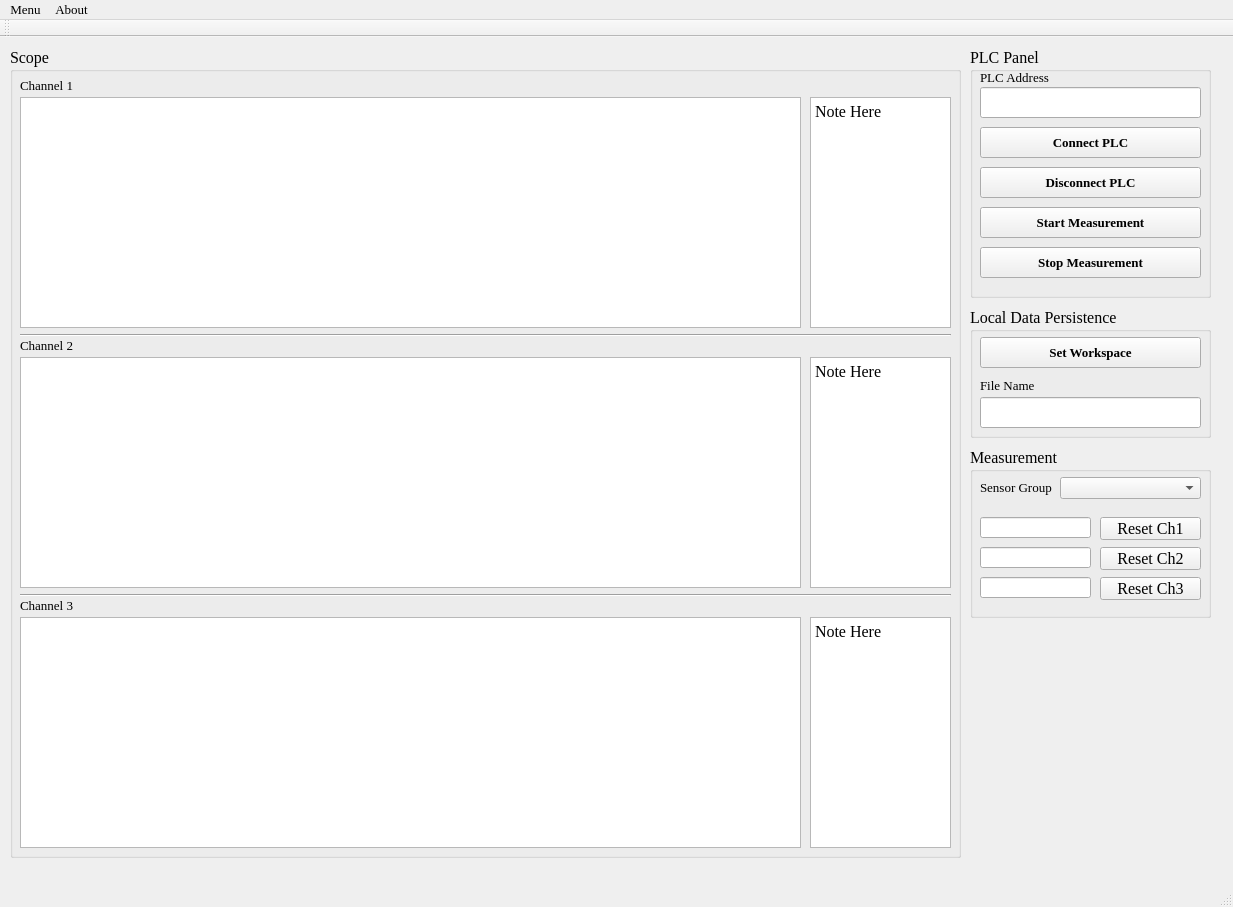
<?xml version="1.0" encoding="UTF-8"?>
<ui version="4.0">
 <class>ForceMonitorQtClass</class>
 <widget class="QMainWindow" name="ForceMonitorQtClass">
  <property name="geometry">
   <rect>
    <x>0</x>
    <y>0</y>
    <width>1233</width>
    <height>907</height>
   </rect>
  </property>
  <property name="font">
   <font>
    <family>Times New Roman</family>
    <pointsize>12</pointsize>
   </font>
  </property>
  <property name="windowTitle">
   <string>ForceMonitorQt</string>
  </property>
  <widget class="QWidget" name="centralWidget">
   <widget class="QGroupBox" name="groupBox">
    <property name="geometry">
     <rect>
      <x>970</x>
      <y>10</y>
      <width>241</width>
      <height>251</height>
     </rect>
    </property>
    <property name="font">
     <font>
      <family>Times New Roman</family>
      <pointsize>12</pointsize>
     </font>
    </property>
    <property name="title">
     <string>PLC Panel</string>
    </property>
    <widget class="QPushButton" name="pushButton_4">
     <property name="geometry">
      <rect>
       <x>10</x>
       <y>200</y>
       <width>221</width>
       <height>31</height>
      </rect>
     </property>
     <property name="font">
      <font>
       <family>Times New Roman</family>
       <pointsize>10</pointsize>
       <weight>75</weight>
       <bold>true</bold>
      </font>
     </property>
     <property name="text">
      <string>Stop Measurement</string>
     </property>
    </widget>
    <widget class="QPushButton" name="pushButton">
     <property name="geometry">
      <rect>
       <x>10</x>
       <y>80</y>
       <width>221</width>
       <height>31</height>
      </rect>
     </property>
     <property name="font">
      <font>
       <family>Times New Roman</family>
       <pointsize>10</pointsize>
       <weight>75</weight>
       <bold>true</bold>
      </font>
     </property>
     <property name="text">
      <string>Connect PLC</string>
     </property>
    </widget>
    <widget class="QPushButton" name="pushButton_2">
     <property name="geometry">
      <rect>
       <x>10</x>
       <y>120</y>
       <width>221</width>
       <height>31</height>
      </rect>
     </property>
     <property name="font">
      <font>
       <family>Times New Roman</family>
       <pointsize>10</pointsize>
       <weight>75</weight>
       <bold>true</bold>
      </font>
     </property>
     <property name="text">
      <string>Disconnect PLC</string>
     </property>
    </widget>
    <widget class="QPushButton" name="pushButton_3">
     <property name="geometry">
      <rect>
       <x>10</x>
       <y>160</y>
       <width>221</width>
       <height>31</height>
      </rect>
     </property>
     <property name="font">
      <font>
       <family>Times New Roman</family>
       <pointsize>10</pointsize>
       <weight>75</weight>
       <bold>true</bold>
      </font>
     </property>
     <property name="text">
      <string>Start Measurement</string>
     </property>
    </widget>
    <widget class="QLineEdit" name="lineEdit">
     <property name="geometry">
      <rect>
       <x>10</x>
       <y>40</y>
       <width>221</width>
       <height>31</height>
      </rect>
     </property>
     <property name="sizePolicy">
      <sizepolicy hsizetype="Preferred" vsizetype="Preferred">
       <horstretch>0</horstretch>
       <verstretch>0</verstretch>
      </sizepolicy>
     </property>
     <property name="font">
      <font>
       <family>Times New Roman</family>
       <pointsize>10</pointsize>
      </font>
     </property>
    </widget>
    <widget class="QLabel" name="label">
     <property name="geometry">
      <rect>
       <x>10</x>
       <y>20</y>
       <width>91</width>
       <height>21</height>
      </rect>
     </property>
     <property name="font">
      <font>
       <family>Times New Roman</family>
       <pointsize>10</pointsize>
       <weight>50</weight>
       <bold>false</bold>
      </font>
     </property>
     <property name="text">
      <string>PLC Address</string>
     </property>
    </widget>
   </widget>
   <widget class="QGroupBox" name="groupBox_2">
    <property name="geometry">
     <rect>
      <x>10</x>
      <y>10</y>
      <width>951</width>
      <height>811</height>
     </rect>
    </property>
    <property name="title">
     <string>Scope</string>
    </property>
    <widget class="QChartView" name="graphicsView">
     <property name="geometry">
      <rect>
       <x>10</x>
       <y>50</y>
       <width>781</width>
       <height>231</height>
      </rect>
     </property>
    </widget>
    <widget class="QLabel" name="label_2">
     <property name="geometry">
      <rect>
       <x>10</x>
       <y>30</y>
       <width>91</width>
       <height>16</height>
      </rect>
     </property>
     <property name="font">
      <font>
       <family>Times New Roman</family>
       <pointsize>10</pointsize>
      </font>
     </property>
     <property name="text">
      <string>Channel 1</string>
     </property>
    </widget>
    <widget class="QLabel" name="label_3">
     <property name="geometry">
      <rect>
       <x>10</x>
       <y>290</y>
       <width>91</width>
       <height>16</height>
      </rect>
     </property>
     <property name="font">
      <font>
       <family>Times New Roman</family>
       <pointsize>10</pointsize>
      </font>
     </property>
     <property name="text">
      <string>Channel 2</string>
     </property>
    </widget>
    <widget class="QChartView" name="graphicsView_2">
     <property name="geometry">
      <rect>
       <x>10</x>
       <y>310</y>
       <width>781</width>
       <height>231</height>
      </rect>
     </property>
    </widget>
    <widget class="QLabel" name="label_4">
     <property name="geometry">
      <rect>
       <x>10</x>
       <y>550</y>
       <width>91</width>
       <height>16</height>
      </rect>
     </property>
     <property name="font">
      <font>
       <family>Times New Roman</family>
       <pointsize>10</pointsize>
      </font>
     </property>
     <property name="text">
      <string>Channel 3</string>
     </property>
    </widget>
    <widget class="QChartView" name="graphicsView_3">
     <property name="geometry">
      <rect>
       <x>10</x>
       <y>570</y>
       <width>781</width>
       <height>231</height>
      </rect>
     </property>
    </widget>
    <widget class="Line" name="line">
     <property name="geometry">
      <rect>
       <x>10</x>
       <y>540</y>
       <width>931</width>
       <height>16</height>
      </rect>
     </property>
     <property name="orientation">
      <enum>Qt::Horizontal</enum>
     </property>
    </widget>
    <widget class="Line" name="line_2">
     <property name="geometry">
      <rect>
       <x>10</x>
       <y>280</y>
       <width>931</width>
       <height>16</height>
      </rect>
     </property>
     <property name="orientation">
      <enum>Qt::Horizontal</enum>
     </property>
    </widget>
    <widget class="QTextEdit" name="textEdit">
     <property name="geometry">
      <rect>
       <x>800</x>
       <y>50</y>
       <width>141</width>
       <height>231</height>
      </rect>
     </property>
     <property name="html">
      <string>&lt;!DOCTYPE HTML PUBLIC &quot;-//W3C//DTD HTML 4.0//EN&quot; &quot;http://www.w3.org/TR/REC-html40/strict.dtd&quot;&gt;
&lt;html&gt;&lt;head&gt;&lt;meta name=&quot;qrichtext&quot; content=&quot;1&quot; /&gt;&lt;style type=&quot;text/css&quot;&gt;
p, li { white-space: pre-wrap; }
&lt;/style&gt;&lt;/head&gt;&lt;body style=&quot; font-family:'Times New Roman'; font-size:12pt; font-weight:400; font-style:normal;&quot;&gt;
&lt;p style=&quot; margin-top:0px; margin-bottom:0px; margin-left:0px; margin-right:0px; -qt-block-indent:0; text-indent:0px;&quot;&gt;Note Here&lt;/p&gt;&lt;/body&gt;&lt;/html&gt;</string>
     </property>
    </widget>
    <widget class="QTextEdit" name="textEdit_2">
     <property name="geometry">
      <rect>
       <x>800</x>
       <y>310</y>
       <width>141</width>
       <height>231</height>
      </rect>
     </property>
     <property name="html">
      <string>&lt;!DOCTYPE HTML PUBLIC &quot;-//W3C//DTD HTML 4.0//EN&quot; &quot;http://www.w3.org/TR/REC-html40/strict.dtd&quot;&gt;
&lt;html&gt;&lt;head&gt;&lt;meta name=&quot;qrichtext&quot; content=&quot;1&quot; /&gt;&lt;style type=&quot;text/css&quot;&gt;
p, li { white-space: pre-wrap; }
&lt;/style&gt;&lt;/head&gt;&lt;body style=&quot; font-family:'Times New Roman'; font-size:12pt; font-weight:400; font-style:normal;&quot;&gt;
&lt;p style=&quot; margin-top:0px; margin-bottom:0px; margin-left:0px; margin-right:0px; -qt-block-indent:0; text-indent:0px;&quot;&gt;Note Here&lt;/p&gt;&lt;/body&gt;&lt;/html&gt;</string>
     </property>
    </widget>
    <widget class="QTextEdit" name="textEdit_3">
     <property name="geometry">
      <rect>
       <x>800</x>
       <y>570</y>
       <width>141</width>
       <height>231</height>
      </rect>
     </property>
     <property name="html">
      <string>&lt;!DOCTYPE HTML PUBLIC &quot;-//W3C//DTD HTML 4.0//EN&quot; &quot;http://www.w3.org/TR/REC-html40/strict.dtd&quot;&gt;
&lt;html&gt;&lt;head&gt;&lt;meta name=&quot;qrichtext&quot; content=&quot;1&quot; /&gt;&lt;style type=&quot;text/css&quot;&gt;
p, li { white-space: pre-wrap; }
&lt;/style&gt;&lt;/head&gt;&lt;body style=&quot; font-family:'Times New Roman'; font-size:12pt; font-weight:400; font-style:normal;&quot;&gt;
&lt;p style=&quot; margin-top:0px; margin-bottom:0px; margin-left:0px; margin-right:0px; -qt-block-indent:0; text-indent:0px;&quot;&gt;Note Here&lt;/p&gt;&lt;/body&gt;&lt;/html&gt;</string>
     </property>
    </widget>
   </widget>
   <widget class="QGroupBox" name="groupBox_3">
    <property name="geometry">
     <rect>
      <x>970</x>
      <y>270</y>
      <width>241</width>
      <height>131</height>
     </rect>
    </property>
    <property name="title">
     <string>Local Data Persistence</string>
    </property>
    <widget class="QPushButton" name="pushButton_5">
     <property name="geometry">
      <rect>
       <x>10</x>
       <y>30</y>
       <width>221</width>
       <height>31</height>
      </rect>
     </property>
     <property name="font">
      <font>
       <family>Times New Roman</family>
       <pointsize>10</pointsize>
       <weight>75</weight>
       <bold>true</bold>
      </font>
     </property>
     <property name="text">
      <string>Set Workspace</string>
     </property>
    </widget>
    <widget class="QLineEdit" name="lineEdit_2">
     <property name="geometry">
      <rect>
       <x>10</x>
       <y>90</y>
       <width>221</width>
       <height>31</height>
      </rect>
     </property>
    </widget>
    <widget class="QLabel" name="label_5">
     <property name="geometry">
      <rect>
       <x>10</x>
       <y>70</y>
       <width>91</width>
       <height>16</height>
      </rect>
     </property>
     <property name="font">
      <font>
       <family>Times New Roman</family>
       <pointsize>10</pointsize>
      </font>
     </property>
     <property name="text">
      <string>File Name</string>
     </property>
    </widget>
   </widget>
   <widget class="QGroupBox" name="groupBox_4">
    <property name="geometry">
     <rect>
      <x>970</x>
      <y>410</y>
      <width>241</width>
      <height>171</height>
     </rect>
    </property>
    <property name="title">
     <string>Measurement</string>
    </property>
    <widget class="QComboBox" name="comboBox">
     <property name="geometry">
      <rect>
       <x>90</x>
       <y>30</y>
       <width>141</width>
       <height>22</height>
      </rect>
     </property>
    </widget>
    <widget class="QLabel" name="label_6">
     <property name="geometry">
      <rect>
       <x>10</x>
       <y>30</y>
       <width>81</width>
       <height>21</height>
      </rect>
     </property>
     <property name="font">
      <font>
       <family>Times New Roman</family>
       <pointsize>10</pointsize>
       <weight>50</weight>
       <bold>false</bold>
      </font>
     </property>
     <property name="text">
      <string>Sensor Group</string>
     </property>
    </widget>
    <widget class="QLineEdit" name="lineEdit_3">
     <property name="geometry">
      <rect>
       <x>10</x>
       <y>70</y>
       <width>111</width>
       <height>21</height>
      </rect>
     </property>
    </widget>
    <widget class="QPushButton" name="pushButton_6">
     <property name="geometry">
      <rect>
       <x>130</x>
       <y>70</y>
       <width>101</width>
       <height>23</height>
      </rect>
     </property>
     <property name="text">
      <string>Reset Ch1</string>
     </property>
    </widget>
    <widget class="QLineEdit" name="lineEdit_4">
     <property name="geometry">
      <rect>
       <x>10</x>
       <y>100</y>
       <width>111</width>
       <height>21</height>
      </rect>
     </property>
    </widget>
    <widget class="QPushButton" name="pushButton_7">
     <property name="geometry">
      <rect>
       <x>130</x>
       <y>100</y>
       <width>101</width>
       <height>23</height>
      </rect>
     </property>
     <property name="text">
      <string>Reset Ch2</string>
     </property>
    </widget>
    <widget class="QLineEdit" name="lineEdit_5">
     <property name="geometry">
      <rect>
       <x>10</x>
       <y>130</y>
       <width>111</width>
       <height>21</height>
      </rect>
     </property>
     <property name="text">
      <string/>
     </property>
    </widget>
    <widget class="QPushButton" name="pushButton_8">
     <property name="geometry">
      <rect>
       <x>130</x>
       <y>130</y>
       <width>101</width>
       <height>23</height>
      </rect>
     </property>
     <property name="text">
      <string>Reset Ch3</string>
     </property>
    </widget>
   </widget>
  </widget>
  <widget class="QMenuBar" name="menuBar">
   <property name="geometry">
    <rect>
     <x>0</x>
     <y>0</y>
     <width>1233</width>
     <height>21</height>
    </rect>
   </property>
   <property name="font">
    <font>
     <family>Times New Roman</family>
     <pointsize>10</pointsize>
    </font>
   </property>
   <widget class="QMenu" name="menuMenu">
    <property name="title">
     <string>Menu</string>
    </property>
    <addaction name="actionConnect_PLC"/>
    <addaction name="actionDisconnect_PLC"/>
    <addaction name="actionStart_Measurement"/>
    <addaction name="actionStop_Measurement"/>
    <addaction name="actionSet_Work_Directory"/>
   </widget>
   <widget class="QMenu" name="menuAbout">
    <property name="title">
     <string>About</string>
    </property>
    <addaction name="actionAbout_Information"/>
   </widget>
   <addaction name="menuMenu"/>
   <addaction name="menuAbout"/>
  </widget>
  <widget class="QToolBar" name="mainToolBar">
   <attribute name="toolBarArea">
    <enum>TopToolBarArea</enum>
   </attribute>
   <attribute name="toolBarBreak">
    <bool>false</bool>
   </attribute>
  </widget>
  <widget class="QStatusBar" name="statusBar"/>
  <action name="actionConnect_PLC">
   <property name="text">
    <string>Connect PLC</string>
   </property>
  </action>
  <action name="actionDisconnect_PLC">
   <property name="text">
    <string>Disconnect PLC</string>
   </property>
  </action>
  <action name="actionStart_Measurement">
   <property name="text">
    <string>Start Measurement</string>
   </property>
  </action>
  <action name="actionStop_Measurement">
   <property name="text">
    <string>Stop Measurement</string>
   </property>
  </action>
  <action name="actionSet_Work_Directory">
   <property name="text">
    <string>Set Work Directory</string>
   </property>
  </action>
  <action name="actionAbout_Information">
   <property name="text">
    <string>About Information</string>
   </property>
  </action>
 </widget>
 <layoutdefault spacing="6" margin="11"/>
 <customwidgets>
  <customwidget>
   <class>QChartView</class>
   <extends>QGraphicsView</extends>
   <header location="global">qchartview.h</header>
  </customwidget>
 </customwidgets>
 <resources>
  <include location="ForceMonitorQt.qrc"/>
 </resources>
 <connections/>
</ui>
